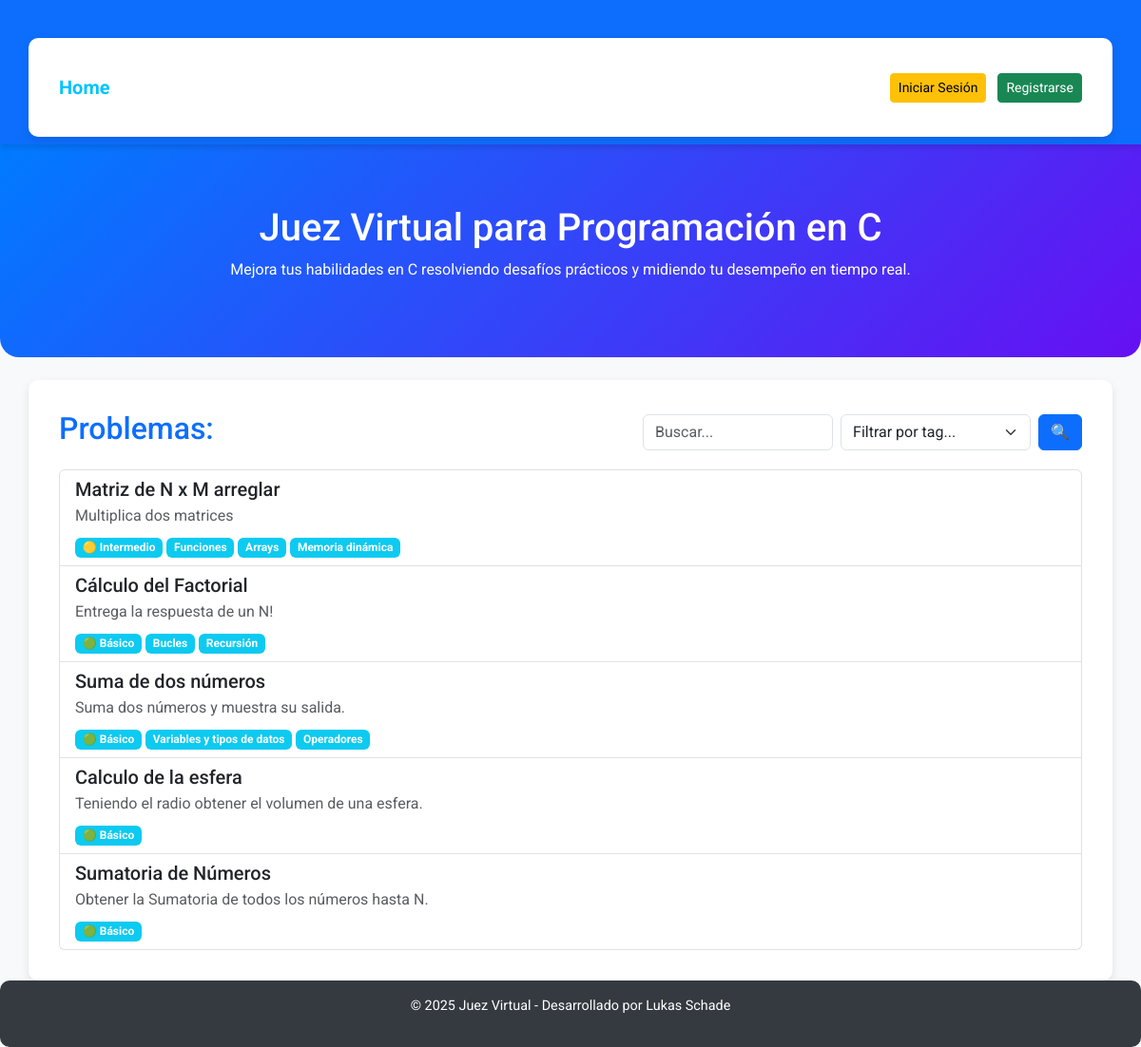
Before: / with the older database file.
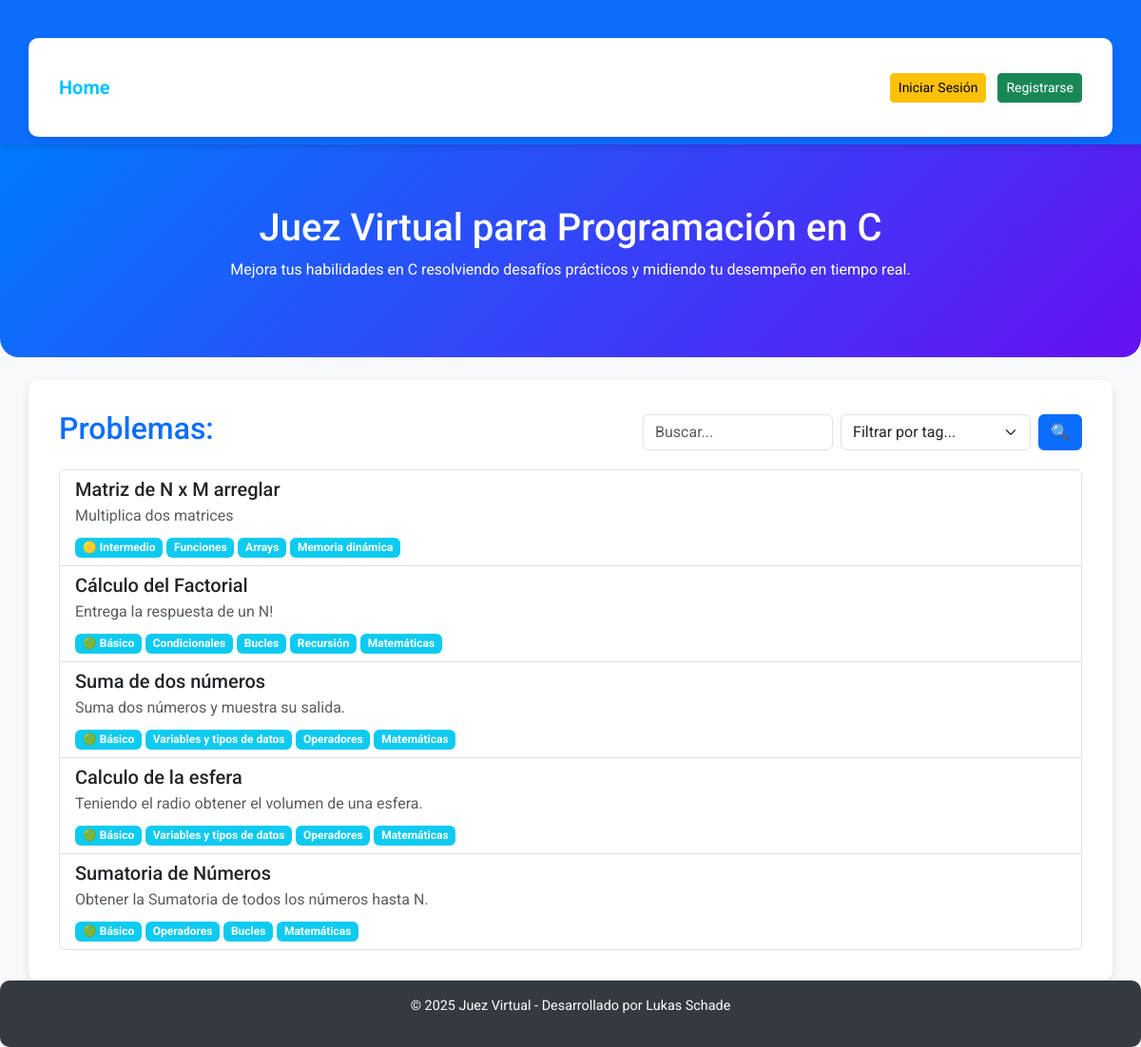
After: the same page with the newer database file.
### juez/models.py (models this page shows, shortened)
class Problema(models.Model):
    titulo = models.CharField(max_length=100)
    descripcion = models.TextField()
    enunciado = models.TextField(default="Enunciado no disponible")
    entrada_ejemplo = models.TextField(blank=True, null=True)
    salida_ejemplo = models.TextField(blank=True, null=True)
    ip_creacion = models.GenericIPAddressField(blank=True, null=True)
    entradas_prueba = models.TextField(help_text="Para diferentes Test usar @@@ como separador")
    salidas_esperadas = models.TextField(help_text="Para diferentes Test usar @@@ como separador")
    tags = models.ManyToManyField(Tag, blank=True)

class Tag(models.Model):
    nombre = models.CharField(max_length=50, unique=True)

### inicio/views.py (the view)
# urls.py: path('', pagina_inicio, name='pagina_inicio'),
def pagina_inicio(request):
    query = request.GET.get("q", "").strip()
    tag_filter = request.GET.get("tag", "").strip()
    problemas = Problema.objects.all().order_by('-id')
    if query:
        problemas = problemas.filter(titulo__icontains=query)
    if tag_filter:
        problemas = problemas.filter(tags__nombre__iexact=tag_filter)
    tags = Tag.objects.all()
    return render(request, 'inicio/index.html', {'problemas': problemas, 'tags': tags, 'query': query, 'tag_filter': tag_filter})

### inicio/templates/inicio/index.html (shortened to what this page needs)
<!DOCTYPE html>
<html lang="es">
<head>
    <link href="https://cdn.jsdelivr.net/npm/bootstrap@5.3.0/dist/css/bootstrap.min.css" rel="stylesheet">
    <link rel="stylesheet" href="https://code.jquery.com/ui/1.12.1/themes/smoothness/jquery-ui.css">
</head>
<body>
    <nav class="navbar navbar-expand-lg navbar-dark bg-primary">
        <div class="container d-flex justify-content-between">
            <a class="navbar-brand" href="#">Home</a>
            <div>
                {% if user.is_authenticated %}
                    <span class="text-blue me-3 fw-bold">Hola, {{ user.first_name }} {{ user.last_name }}</span>
                    <a href="{% url 'logout' %}" class="btn btn-danger btn-sm">Cerrar Sesión</a>
                {% else %}
                    <a href="{% url 'login' %}" class="btn btn-warning btn-sm me-2">Iniciar Sesión</a>
                    <a href="{% url 'registro' %}" class="btn btn-success btn-sm">Registrarse</a>
                {% endif %}
            </div>
        </div>
    </nav>
    <div class="hero-section">
        <h1>Juez Virtual para Programación en C</h1>
        <p>Mejora tus habilidades en C resolviendo desafíos prácticos y midiendo tu desempeño en tiempo real.</p>
    </div>
    <div class="container mt-4">
        <div class="d-flex justify-content-between align-items-center mb-3">
            <h2 class="text-primary">Problemas:</h2>
            <form method="GET" action="{% url 'lista_problemas' %}" class="d-flex position-relative">
                <div class="position-relative">
                    <input type="text" id="search" name="q" class="form-control me-2" placeholder="Buscar..." style="max-width: 200px;" value="{{ request.GET.q }}">
                </div>
                <select name="tag" class="form-select me-2" style="max-width: 200px;">
                    <option value="">Filtrar por tag...</option>
                </select>
                <button type="submit" class="btn btn-primary">🔍</button>
            </form>
        </div>
        <div class="list-group mt-3">
            {% for problema in problemas %}
                <a href="{% url 'detalle_problema' problema.id %}" class="list-group-item list-group-item-action">
                    <h5 class="mb-1 text-dark">{{ problema.titulo }}</h5>
                    <p class="mb-1 text-muted">{{ problema.descripcion|truncatewords:20 }}</p>
                    <div class="mt-2">
                        {% for tag in problema.tags.all %}
                            <span class="badge bg-info text-white">{{ tag.nombre }}</span>
                        {% empty %}
                            <span class="badge bg-secondary text-white">Sin tags</span>
                        {% endfor %}
                    </div>
                </a>
            {% empty %}
                <p class="text-muted text-center">No hay problemas disponibles por el momento.</p>
            {% endfor %}
        </div>
    </div>
    <div class="footer">
        <p>&copy; 2025 Juez Virtual - Desarrollado por Lukas Schade</p>
    </div>
</body>
</html>

### inicio/templates/inicio/index.html (style rules this page uses)
body { font-family: 'Roboto', sans-serif; background-color: #f8f9fa; display: flex; flex-direction: column; min-height: 100vh; }
.navbar { box-shadow: 0 4px 6px rgba(0, 0, 0, 0.1); }
.hero-section { text-align: center; padding: 4rem 1rem; background: linear-gradient(135deg, #007bff, #6610f2); color: white; border-radius: 0 0 20px 20px; }
.list-group-item { transition: 0.3s; }
.container { background: white; padding: 2rem; border-radius: 10px; box-shadow: 0 4px 10px rgba(0, 0, 0, 0.1); margin-top: 2rem; flex: 1; }
.footer { text-align: center; color: #ddd; font-size: 0.9rem; padding: 1rem; background: #343a40; color: white; border-radius: 10px; margin-top: auto; }
.navbar-brand { color: #00c3ff !important; font-weight: bold; }

Changed rows visible on the page:
changed Problema "Cálculo del Factorial": gains Tag (nombre "Condicionales"); gains Tag (nombre "Matemáticas")
changed Problema "Suma de dos números": gains Tag (nombre "Matemáticas")
changed Problema "Calculo de la esfera": gains Tag (nombre "Matemáticas"); gains Tag (nombre "Variables y tipos de datos"); gains Tag (nombre "Operadores")
changed Problema "Sumatoria de Números": gains Tag (nombre "Matemáticas"); gains Tag (nombre "Operadores"); gains Tag (nombre "Bucles")
